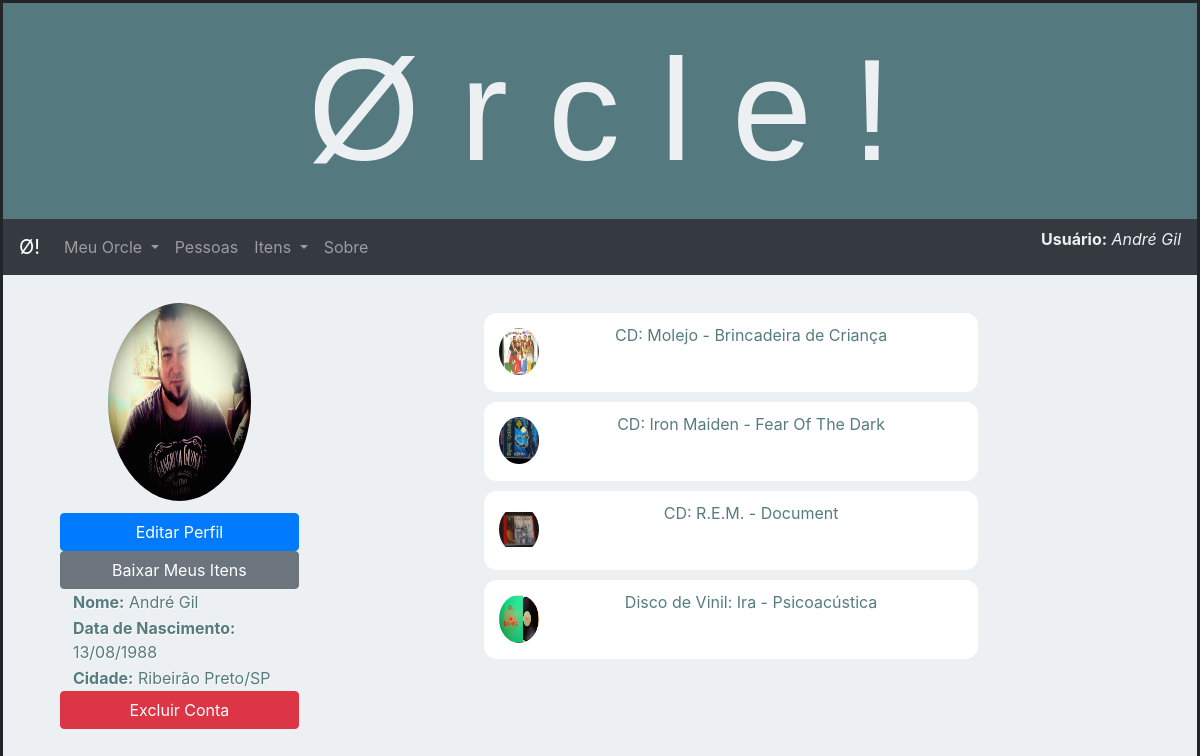
Before: /borrows/meuperfil (signed in) with the older database file.
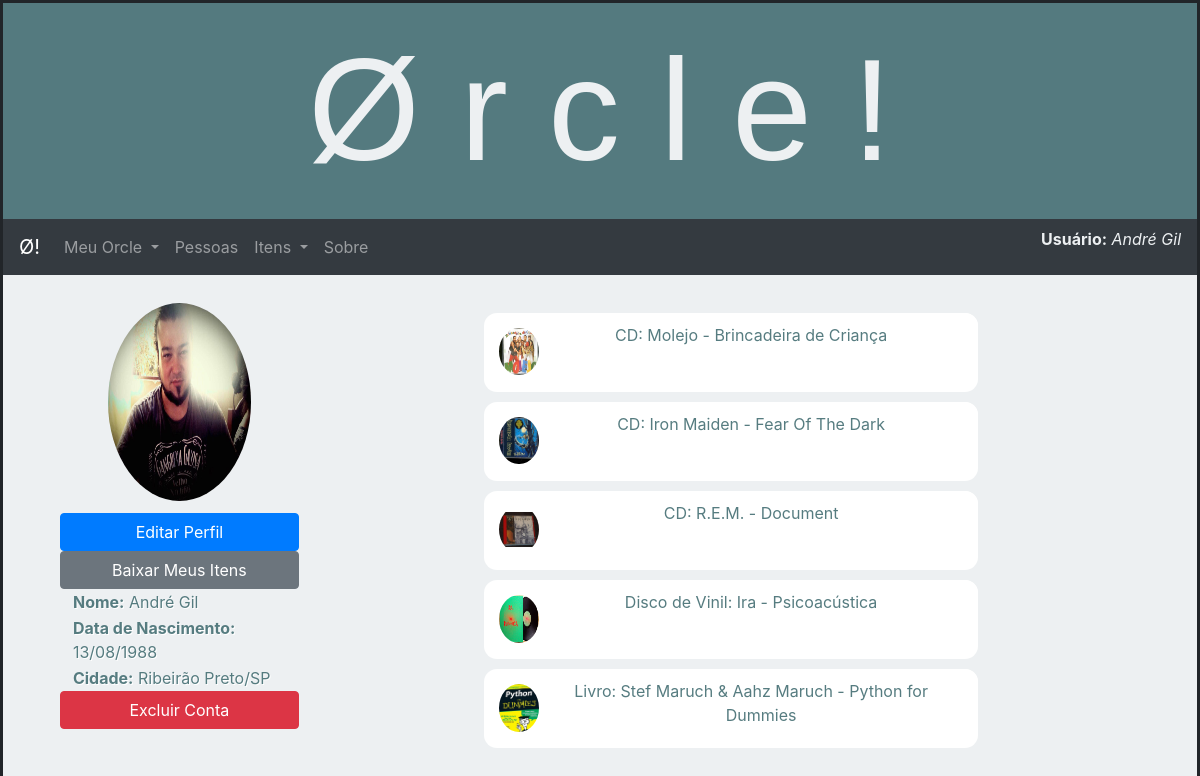
After: the same page with the newer database file.
### borrows/models.py (models this page shows, shortened)
class Profile(models.Model):
    user = models.OneToOneField(User, related_name='profile', on_delete=models.CASCADE, primary_key=True)
    dt_nasc = models.DateField("Data de Nascimento",null=True, blank=True)
    cep = models.CharField(max_length=8, help_text='Digite o CEP do seu endereço')
    cidade = models.CharField(max_length=200)
    estado = models.CharField(max_length=2)
    pais = models.CharField(max_length=50)
    foto = models.ImageField(upload_to = 'profile_pics', default = 'profile_pics/no-image-icon.png')

class Item(models.Model):
    nome = models.CharField(max_length=200, help_text='Digite o nome do objeto')
    autor = models.CharField(max_length=200, help_text='Digite o nome do autor, cantor, banda, criador, marca etc...')
    descricao = models.TextField("Descrição",max_length=1000, help_text='Insirta uma breve descrição do objeto')
    dono = models.ForeignKey(User, on_delete=models.CASCADE)
    tipo = models.ForeignKey('TipoItem', on_delete=models.SET_NULL, null=True, help_text='Selecione o tipo de objeto')
    foto = models.ImageField(upload_to = 'item_pics', default = 'item_pics/no-image-item.png')
    LOAN_STATUS = (
        ('e', 'Emprestado'),
        ('i', 'Indisponível'),
        ('d', 'Disponível'),
    )
    status = models.CharField(
        max_length=1,
        choices=LOAN_STATUS,
        default='d',
        help_text='Status do item',
    )
    dtCadastro = models.DateTimeField("Cadastrado em",auto_now_add=True)
    def __str__(self):
        return f'{self.tipo.nome}: {self.autor} - {self.nome} '

class TipoItem(models.Model):
    nome = models.CharField(max_length=200, help_text='Digite o nome tipo de objeto')
    descricao = models.TextField("Descrição",max_length=1000, help_text='Insira uma breve descrição do tipo de objeto')

### borrows/views.py (the view)
# urls.py: path('meuperfil', views.perfil, name='meu-perfil'),
@login_required
def perfil(request):
    usuario = Profile.objects.get(pk=request.user)
    itens = Item.objects.filter(dono=request.user)
    nome = request.user.first_name + " " + request.user.last_name
    dt_nasc = usuario.dt_nasc
    foto = usuario.foto.url
    cidade = usuario.cidade
    estado = usuario.estado
    idusr = request.user.id
    listaitens = []
    for i in itens:
        dados = {
            'item': i
        }
        listaitens.append(i)
    context = {
        'nome'   : nome,
        'dt_nasc' : dt_nasc,
        'foto' : foto,
        'itens' : listaitens,
        'cidade' : cidade,
        'estado' : estado,
        'id' : idusr,
    }
    return render(request, 'meuperfil.html', context=context)

### borrows/templates/meuperfil.html
{% extends "base_generic.html" %}
{% block menu %}
  {% include "menu-bootstrap.html" %}
{% endblock %}
{% block content %}
<div >
        <div class="container">
                <div class="profile-info">
                    <img class="profilepic" src="{{ foto }}">
                    <a href="/borrows/perfil/{{ id }}/update/"><input type="button" class="btn btn-primary btn-block" value="Editar Perfil"></a>
                    <a href="/borrows/download"><input class='btn btn-secondary btn-block' value="Baixar Meus Itens"></a>
                    <p class=" textoprofile text-left"><b>Nome:</b> {{ nome }}</p>
                    <p class=" textoprofile text-left"><b>Data de Nascimento:</b> {{dt_nasc}}</p>
                    <p class=" textoprofile text-left"><b>Cidade:</b> {{cidade}}/{{estado}}</p>
                    <a href="/borrows/perfil/{{ id }}/delete/"><input type="button" class="btn btn-danger btn-block" value="Excluir Conta"></a>
                </div>
                <div class="happen">
                    {% for i in itens %}
                    <div class="evento">
                            <a href=""><div class="eventoopt"></div></a>
                            <img class="tinypic" src="{{ i.foto.url }}">
                            <p class="eventotext"><span>{{ i }} </span> </p>
                    </div>
                    {% endfor %}
                </div>
            </div>
</div>
{% endblock %}

### borrows/templates/base_generic.html (shortened to what this page needs)
<!DOCTYPE html>
<html lang="en">
<head>
  <link rel="stylesheet" href="https://maxcdn.bootstrapcdn.com/bootstrap/4.0.0-beta/css/bootstrap.min.css"></link>
  {% load static %}
  <link rel="stylesheet" href="{% static 'css/styles.css' %}">
  <link rel="stylesheet" href="{% static 'css/estilo.css' %}">
</head>
<body>
  <div class="main">
        <header>
          <div class="banner">
            <p>&#216 r c l e !</p>
          </div>
          <div class='menu'>
              {% block menu %} {% endblock %}
          </div>
        </header>
        <div class="container">
            {% block content %} {% endblock %}
        </div>
    </div>
</body>
</html>

### borrows/templates/menu-bootstrap.html (shortened to what this page needs)
<nav class="navbar navbar-expand-lg navbar-dark bg-dark">
    <a class="navbar-brand" href="{% url 'index' %}">&#216!</a>
    <div class="collapse navbar-collapse" id="conteudoNavbarSuportado">
        <ul class="navbar-nav mr-auto">
        <li class="nav-item dropdown">
            <a class="nav-link dropdown-toggle" id="navbarDropdown" role="button" data-toggle="dropdown" aria-haspopup="true" aria-expanded="false">
            Meu Orcle
            </a>
        </li>
        <li class="nav-item">
             <a class="nav-link" href="/borrows/pessoas">Pessoas</a>
        </li>
        <li class="nav-item dropdown">
                <a class="nav-link dropdown-toggle" id="navbarDropdown" role="button" data-toggle="dropdown" aria-haspopup="true" aria-expanded="false">
                Itens
                </a>
            </li>
        <li class="nav-item">
            <a class="nav-link" href="/borrows/sobre">Sobre</a>
        </li>
        </ul>
        <div class="float-right">
            <p style="color:#edf0f2;"> <strong>Usuário:</strong> <i>{{ user.get_full_name }}</p></i>
        </div>
    </div>
</nav>

### borrows/static/css/estilo.css (style rules this page uses)
header { margin-bottom: 1em; }
.main { border: solid; position: absolute; display: block; background-color: #edf0f2; width: 100%; min-height: 100%; height: auto; padding-bottom: 10%; }
.banner { font-family: 'Gill Sans', 'Gill Sans MT', Calibri, 'Trebuchet MS', sans-serif; display: block; background-color: rgba(71, 112, 117, 0.918); width: 100%; height: 20%; font-size: 900%; color:#edf0f2; text-align: center; margin-bottom:0; }
.banner p { margin-bottom: 0; }
.profile-info { position: absolute; width: 20%; height: 70%; text-align: center; align-items: center; }
.happen { margin-top: 1%; position: absolute; left: 38%; float: right; width: 46%; height: 70%; text-align: center; }
.evento { margin-top: 1%; height: 12%; width: 90%; margin: auto; background-color: white; border-radius: 13px; color: rgba(71, 112, 117, 0.918); }
.tinypic { margin: 15px; width: 8%; height: 60%; border-radius: 52%; float: left; vertical-align: middle; }
.eventotext { padding: 2%; margin-top: 2%; }
.eventoopt { visibility: visible; background-color: white; float: right; display: relative; width: 30px; height: 40%; border-radius: 13px; }
.profilepic { display:block; margin: 5px; width: 60%; height: 30%; border-radius: 52%; margin: auto; margin-bottom: 5%; margin-top: 5%; }
.textoprofile { color: rgba(71, 112, 117, 0.918); text-shadow: 1px 1px white; padding: 1px; margin:0; margin-left: 5%; }
ul { list-style: none; }

Changed rows visible on the page:
added Item: foto (picture), tipo+autor+nome "Livro: Stef Maruch & Aahz Maruch - Python for Dummies"
